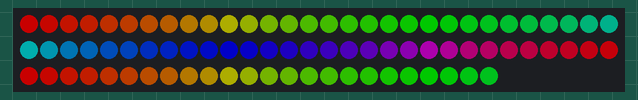
A sketch run on a simulated Arduino Uno, built with avr-gcc and run on an emulated ATmega328P. Parts: 84 RGB LEDs in strip order, left to right, continuing on the next row. Dim RGB values are drawn brighter than linear.

Above: at 0.17 s.
At 4.93 s:
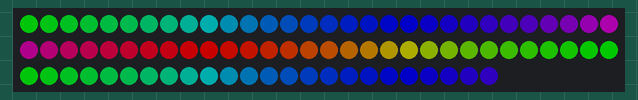
At 9.98 s:
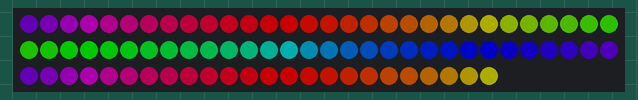
At 19.94 s:
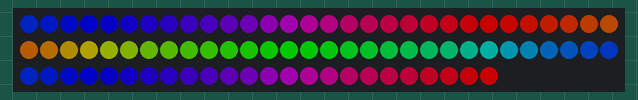
At 29.91 s:
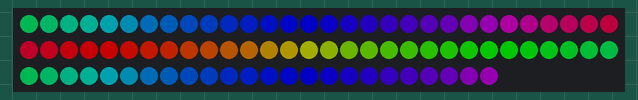
At 39.57 s:
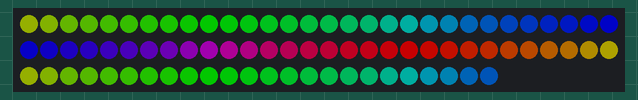

The sketch:

rainbow.ino
```cpp
#include <Adafruit_NeoPixel.h>

class Strip {
   public:
    uint8_t effect;
    uint8_t effects;
    uint16_t effStep;
    unsigned long effStart;
    Adafruit_NeoPixel strip;
    Strip(uint16_t leds, uint8_t pin, uint8_t toteffects, uint16_t striptype) : strip(leds, pin, striptype) {
        effect = -1;
        effects = toteffects;
        Reset();
    }
    void Reset() {
        effStep = 0;
        effect = (effect + 1) % effects;
        effStart = millis();
    }
};

struct Loop {
    uint8_t currentChild;
    uint8_t childs;
    bool timeBased;
    uint16_t cycles;
    uint16_t currentTime;
    Loop(uint8_t totchilds, bool timebased, uint16_t tottime) {
        currentTime = 0;
        currentChild = 0;
        childs = totchilds;
        timeBased = timebased;
        cycles = tottime;
    }
};

Strip strip_0(84, 9, 84, NEO_GRB + NEO_KHZ800);
struct Loop strip0loop0(1, false, 1);

//[GLOBAL_VARIABLES]

void setup() {
    strip_0.strip.begin();
    strip_0.strip.setBrightness(100);
}

void loop() { strips_loop(); }

void strips_loop() {
    if (strip0_loop0() & 0x01) strip_0.strip.show();
}

uint8_t strip0_loop0() {
    uint8_t ret = 0x00;
    switch (strip0loop0.currentChild) {
        case 0:
            ret = strip0_loop0_eff0();
            break;
    }
    if (ret & 0x02) {
        ret &= 0xfd;
        if (strip0loop0.currentChild + 1 >= strip0loop0.childs) {
            strip0loop0.currentChild = 0;
            if (++strip0loop0.currentTime >= strip0loop0.cycles) {
                strip0loop0.currentTime = 0;
                ret |= 0x02;
            }
        } else {
            strip0loop0.currentChild++;
        }
    };
    return ret;
}

uint8_t strip0_loop0_eff0() {
    // Strip ID: 0 - Effect: Rainbow - LEDS: 60
    // Steps: 150 - Delay: 20
    // Colors: 3 (255.0.0, 0.255.0, 0.0.255)
    // Options: rainbowlen=60, toLeft=true,
    if (millis() - strip_0.effStart < 2 * (strip_0.effStep)) return 0x00;
    float factor1, factor2;
    uint16_t ind;
    for (uint16_t j = 0; j < 84; j++) {
        ind = strip_0.effStep + j * 2.5;
        switch ((int)((ind % 150) / 50)) {
            case 0:
                factor1 = 1.0 - ((float)(ind % 150 - 0 * 50) / 50);
                factor2 = (float)((int)(ind - 0) % 150) / 50;
                strip_0.strip.setPixelColor(j, 255 * factor1 + 0 * factor2, 0 * factor1 + 255 * factor2, 0 * factor1 + 0 * factor2);
                break;
            case 1:
                factor1 = 1.0 - ((float)(ind % 150 - 1 * 50) / 50);
                factor2 = (float)((int)(ind - 50) % 150) / 50;
                strip_0.strip.setPixelColor(j, 0 * factor1 + 0 * factor2, 255 * factor1 + 0 * factor2, 0 * factor1 + 255 * factor2);
                break;
            case 2:
                factor1 = 1.0 - ((float)(ind % 150 - 2 * 50) / 50);
                factor2 = (float)((int)(ind - 100) % 150) / 50;
                strip_0.strip.setPixelColor(j, 0 * factor1 + 255 * factor2, 0 * factor1 + 0 * factor2, 255 * factor1 + 0 * factor2);
                break;
        }
    }
    if (strip_0.effStep >= 150) {
        strip_0.Reset();
        return 0x03;
    } else
        strip_0.effStep++;
    return 0x01;
}
```
